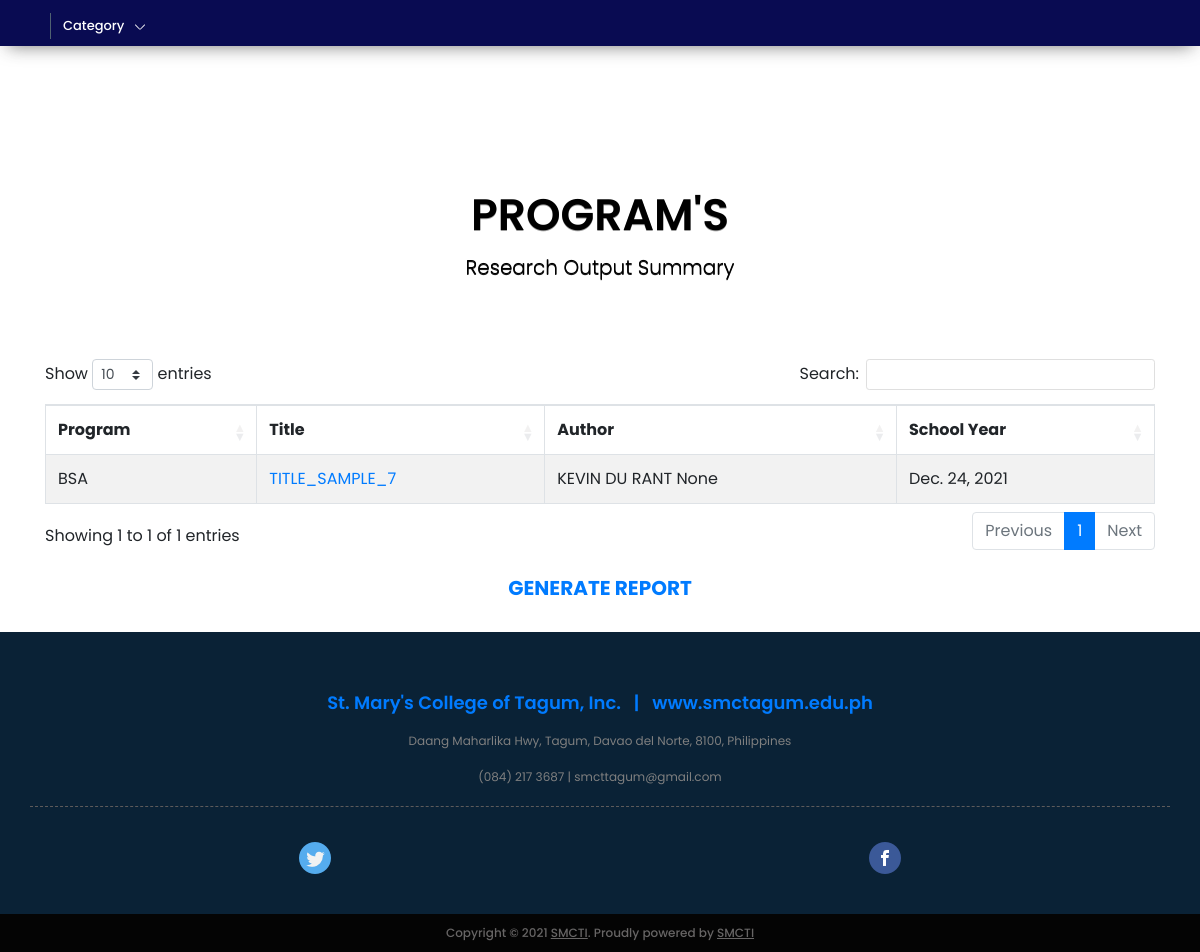
/program/ (signed in), run on the app's committed database.
### dirsysapp/models.py (models this page shows, shortened)
class EndUser(models.Model):
    user = models.OneToOneField(User, on_delete=models.CASCADE, blank=True, null=True)
    program = models.ForeignKey(Program, on_delete=models.CASCADE, blank=True, null=True)
    first_name = models.CharField(max_length=100, blank=True, null=True)
    middle_name = models.CharField(max_length=100, blank=True, null=True)
    last_name = models.CharField(max_length=100, blank=True, null=True)
    suffix_name = models.CharField(max_length=100, blank=True, null=True)
    is_admin = models.BooleanField(default=True)
    profile = models.ImageField(upload_to='images/', null=True)
    is_faculty = models.BooleanField(default=False)
    is_student = models.BooleanField(default=False)
    is_active = models.BooleanField(default=True)

class Program(models.Model):
    PROGRAM_TYPE_CHOICES = [
        ('Programs',
            (
                ('BSN', 'Nursing Program'),
                ('BSHM', 'Hospitality Management Program'),
                ('BSTM', 'Tourism Management Program'),
                ('BSA', 'Accountancy Program'),
                ('AB', 'Liberal Arts Program'),
                ('BS CRIM.', 'Criminology Program'),
                ('BSBA', 'Business Administration Program'),
                ('BSCE', 'Civil Engineering Program'),
                ('BEED', 'Elementary Education Program'),
                ('BSED', 'Secondary Education Program'),
                ('BSCS', 'Computer Science Program'),
                ('J.D.', 'Juris Doctor Program'),
            )
        ),
    ]
    name = models.CharField(max_length=31, choices=PROGRAM_TYPE_CHOICES, blank=True, null=True)
    logo = models.ImageField(upload_to='images/', null=True)

class Research(models.Model):
    title = models.CharField(max_length=100)
    keyword = models.ManyToManyField(Keyword)
    author = models.ManyToManyField(EndUser)
    pdf = models.FileField(upload_to='documents/', validators=[FileExtensionValidator(allowed_extensions=['pdf'])], null=True)
    school_year = models.DateField(default=datetime.now().year)

### dirsysapp/views.py (the view)
# urls.py: path('program/', views.program, name='program'),
@user_passes_test(check_admin)
def program(request):
    res_out = Research.objects.all()
    context = {
        "res_out": res_out,
    }
    return render(request, "admin/table/program.html", context)

### dirsysapp/models.py (called while the page is built)
    def __str__(self):
        return self.keyword_name

### dirsysapp/views.py (called while the page is built)
def check_admin(user):
   return user.is_superuser

### dirsysapp/templates/admin/table/program.html (shortened to what this page needs)
{% extends "main/base.html" %}
{% load static %}
{% block extra_css %}
<link rel="stylesheet" href="https://cdnjs.cloudflare.com/ajax/libs/twitter-bootstrap/4.5.2/css/bootstrap.css">
<link rel="stylesheet" href="https://cdn.datatables.net/1.11.3/css/dataTables.bootstrap4.min.css">
<link rel="stylesheet" href="https://cdn.datatables.net/responsive/2.2.9/css/responsive.bootstrap4.min.css">
{% endblock extra_css %}
{% block content %}
{% include "admin/report/program_table.html" %}
<br>
<div style="text-align: center;">
    <a href="{% url 'reports:reports_program' %}" class><h5><Strong>GENERATE REPORT</Strong></h5>
    <br>
</div>
{% endblock %}

### dirsysapp/templates/admin/report/program_table.html (shortened to what this page needs)
{% load static %}
<section>
    <div class="container">
        <div class="row">
            <div class="ban-tit">
                <h1 style="color: black;">
                    <b style="color: black;"><br>PROGRAM'S</b>Research Output Summary
                </h1>
            </div>
        </div>
        <table id="example" class="table table-striped table-bordered dt-responsive nowrap" style="width:100%">
            <thead>
                <br>
                <tr>
                    <th>Program</th>
                    <th>Title</th>
                    <th>Author</th>
                    <th>School Year</th>
                </tr>
        </thead>
        <tbody>
            {% for res in res_out %}
            {% for key in res.keyword.all %}
                {% for author in res.author.all %}
                        <tr>
                            <td>{{author.program.name}}</td>
                            <td><a href="{{res.pdf.url}}">{{res.title}}</a></td>
                            <td>{{author.first_name}}&nbsp;{{author.middle_name}}&nbsp;{{author.last_name}}&nbsp;{{author.suffix_name}}<br></td>
                            <td>{{res.school_year}}</td>
                        </tr>
                {% endfor %}
            {% endfor %}
            {% endfor %}
        </tbody>
    </table>
</div>
</section>

### static/css/new_css/theme-color.css (style rules this page uses)
:root { --blue: #0070d2; --bluehover: #0a6cb7; --bluelig: #03A9F4; --red: #f44336; --red-hov: #da2013; --yel1: #ffea31; --yel2: #ffbe5e; --yel3: #FFC107; --gray: #0a2236; --green: #149f5c; --greenlig: #7dc34a; --hom-sear-btn: #0070d2; --hom-sear-btn-hov: #0664b7; --hom-exp-now-btn: #3f4550; --hom-exp-now-btn-hov: #0070d2; --hom-vi-all-ser: #075376; --hom-vi-all-ser-hov: #0070d2; --hom-sub-reg-btn: #21d78d; --hom-sub-reg-btn-hov: #149f5c; --job-blue: #0337f4; --job-blue-com: #246df8; --org: #ff9800; }
* { font-family:'Poppins',sans-serif }

### data on the page
Research: title "TITLE_SAMPLE_7", school_year "Dec. 24, 2021"
EndUser: program.name "BSA", first_name "KEVIN", middle_name "DU", last_name "RANT", suffix_name "None"
